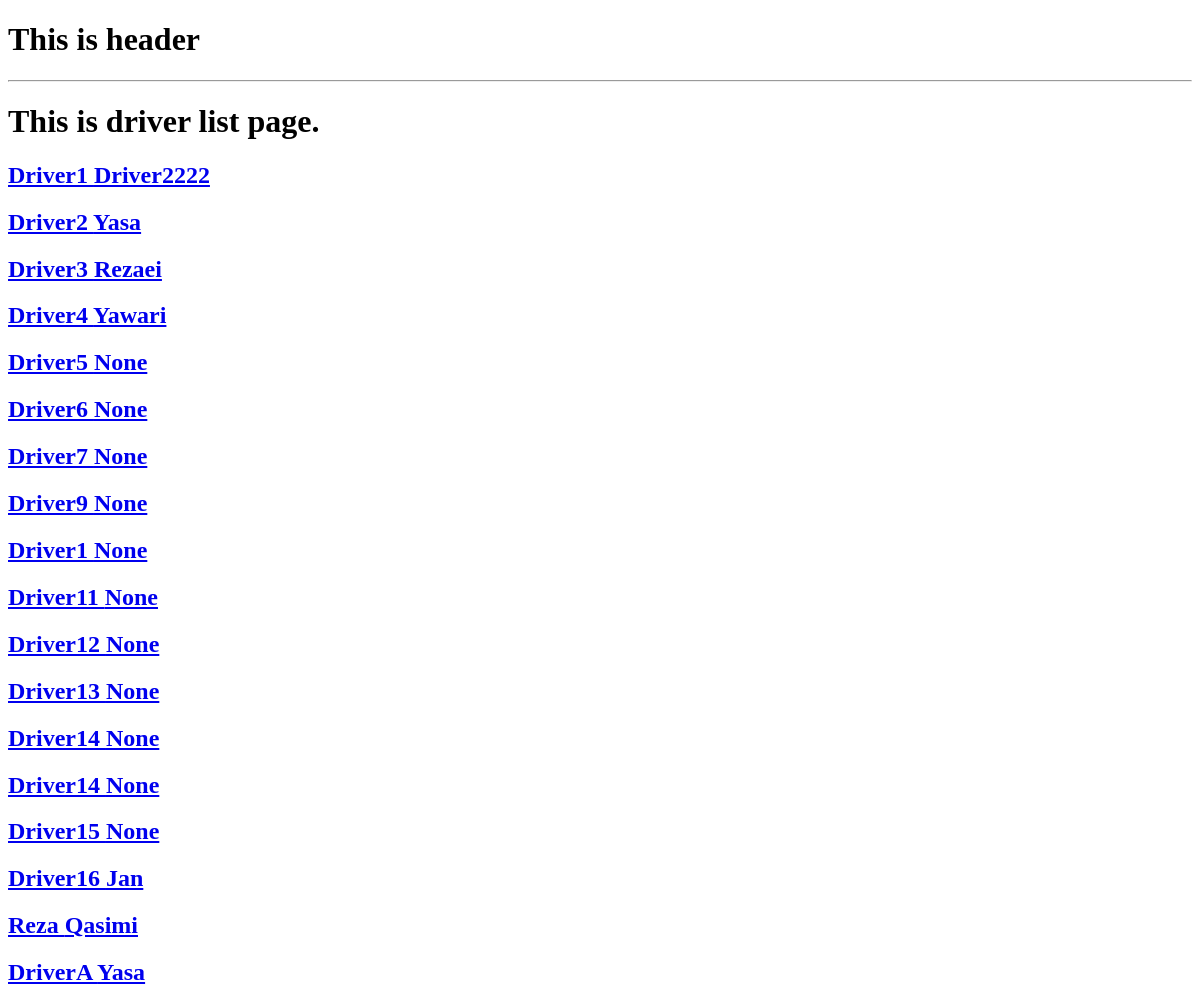
The page /driver_list/ on the database as committed earlier.
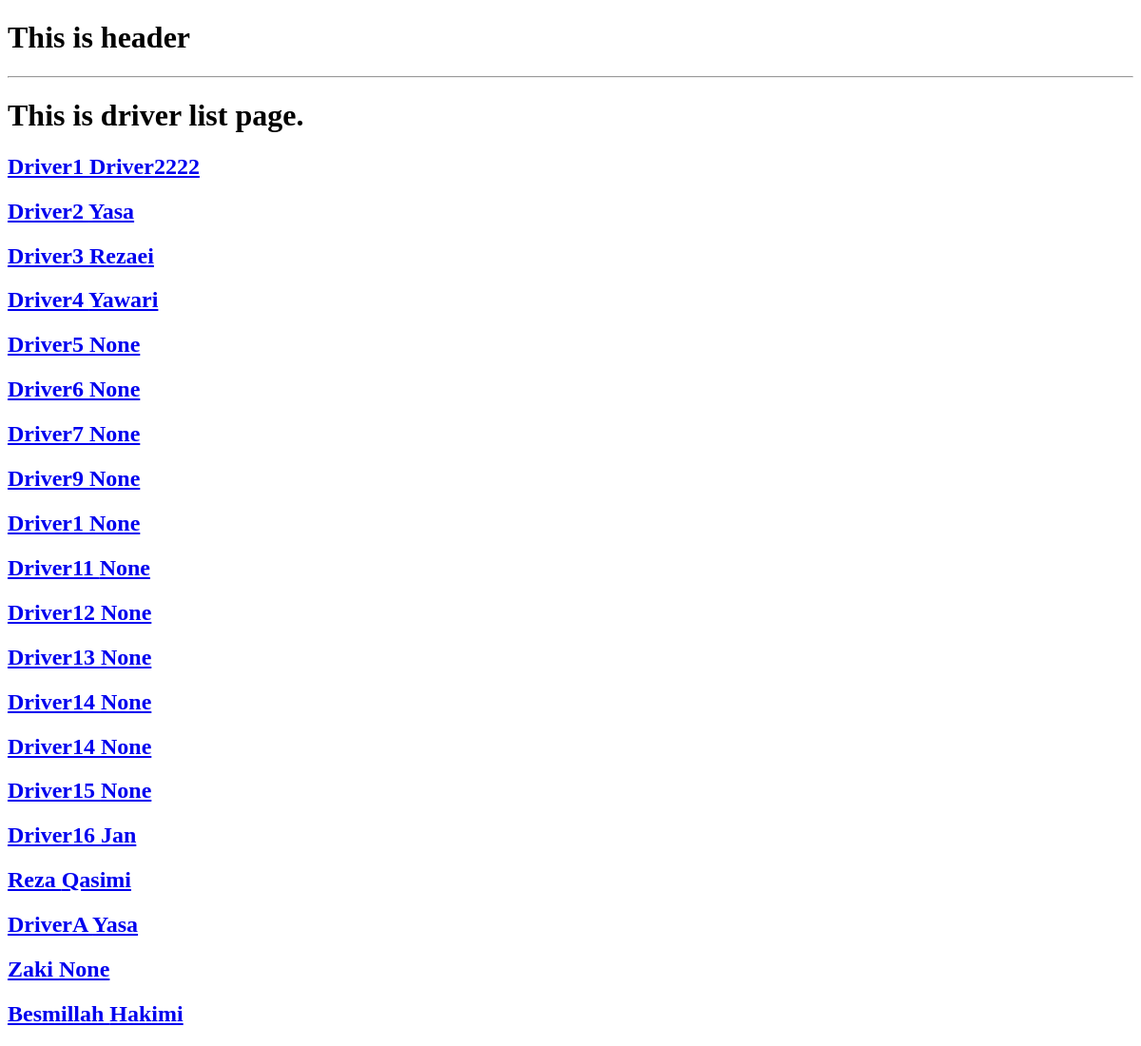
The same page on the database as committed later.
### accounts/models.py (models this page shows, shortened)
class DriverProfile(models.Model):
    GENDER = (
        ('آقا', 'آقا'),
        ('خانم', 'خانم'),
    )
    id = models.UUIDField(primary_key=True, default=uuid.uuid4, editable=False, unique=True)
    licence_num = models.CharField(max_length=250, unique=True)
    user = models.OneToOneField(User, on_delete=models.SET_NULL, null=True)
    first_name = models.CharField(max_length=200)
    last_name = models.CharField(max_length=200, blank=True, null=True)
    father_name = models.CharField(max_length=200)
    gender = models.CharField(max_length=5, choices=GENDER, default='آقا')
    blood_group = models.CharField(max_length=10, blank=True, null=True)
    tazkira_num = models.CharField(max_length=255)
    current_address = models.OneToOneField('Address', on_delete=models.CASCADE, blank=True, null=True)
    phone_num = models.CharField(max_length=14,unique=True, null=True, blank=True)
    tazkira_img = models.ImageField(upload_to="media/driver/id_images", default="media/driver_id.jpg", null=True, blank=True)
    avatar = models.ImageField(upload_to="media/driver/profile_images", default="media/driver.jpg", null=True, blank=True)
    id = models.UUIDField(primary_key=True, default=uuid.uuid4, editable=False, unique=True)

### accounts/views.py (the view)
# urls.py: path('driver_list/', views.driver_list, name='driver-list'),
def driver_list(request):
    drivers = DriverProfile.objects.all()
    context = {
        'drivers': drivers,
    }
    return render(request, 'accounts/driver_list.html', context)

### accounts/templates/accounts/driver_list.html
{% extends 'base.html' %}
{% block content %}
    <h1>This is driver list page.</h1>
    {% for driver in drivers %}
        <div>
            <a href="{% url 'driver-detail' driver.id %}"><h2>{{ driver.first_name }} {{ driver.last_name }}</h2></a>
        </div>
    {% endfor %}
{% endblock content %}

Rows that differ between the two databases and show on the page:
added DriverProfile: first_name "Zaki", last_name "None"
added DriverProfile: first_name "Besmillah", last_name "Hakimi"
